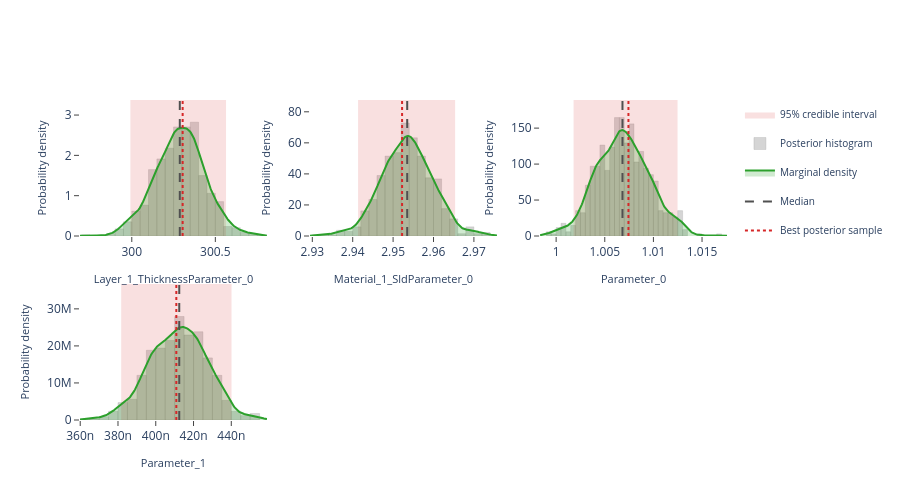

Notebook source saved alongside this figure:
### Markdown cell above
## Interactive posterior plots

The next three cells render the same Plotly figures that are shown on the
Bayesian Posterior tab of the EasyReflectometryApp:

* **Marginals** — per-parameter distribution: histogram + smooth KDE marginal,
  shaded 95% credible interval, and median / best-sample lines
  (`plot_distribution` or `posterior.distribution()`)
* **Corner plot** — pairwise marginals + 2-D contours + scatter (`plot_corner`)
* **Traces** — per-chain trace + marginal histogram (`plot_trace`)

The standalone helpers are called with ``return_figure=True`` so they return a
Plotly ``Figure`` that we render in the notebook with ``fig.show()``; the
``PosteriorResults`` methods return the figure directly.

### Code cell
# ---- Marginal posterior distributions ---------------------------------------
# One panel per free parameter, each overlaying the posterior histogram, a
# smooth Gaussian-KDE marginal, the shaded 95% credible interval, and the
# median / best-sample reference lines.  Mirrors the "Marginals" sub-tab in
# the EasyReflectometryApp.

# The PosteriorResults method passes ``logp`` through automatically so the
# best posterior sample (MAP) line is drawn:
fig = posterior.distribution()
fig.show()

# Standalone equivalent (pass ``logp`` to get the best-sample line):
# fig = plot_distribution(
#     posterior.draws,
#     posterior.param_names,
#     logp=posterior.logp,
#     return_figure=True,
# )
# fig.show()

### Figure 1 — Plotly figure (JSON) as saved in the notebook; plotly's stock layout.template omitted (floating-point values rounded to 4 significant figures; data arrays with more than 128 entries replaced by an {"elided": "..."} marker saying what was removed)
{"data": [{"fill": "toself", "fillcolor": "rgba(214, 39, 40, 0.14)", "hoverinfo": "skip", "legendgroup": "95% credible interval", "line": {"color": "rgba(214, 39, 40, 0.14)", "width": 0}, "mode": "lines", "name": "95% credible interval", "showlegend": true, "type": "scatter", "x": [300.0, 300.6, 300.6, 300.0, 300.0], "xaxis": "x", "y": [0.0, 0.0, 3.373, 3.373, 0.0], "yaxis": "y"}, {"histnorm": "probability density", "hovertemplate": "sample=%{x:.4f}<br>density: %{y:.2f}<extra></extra>", "legendgroup": "histogram", "marker": {"color": "rgba(120, 120, 120, 0.38)", "line": {"color": "rgba(120, 120, 120, 0.24)", "width": 1}}, "name": "Posterior histogram", "nbinsx": 40, "opacity": 0.82, "showlegend": true, "type": "histogram", "x": {"elided": "680 float values"}, "xaxis": "x", "yaxis": "y"}, {"fill": "tozeroy", "fillcolor": "rgba(44, 160, 44, 0.22)", "hovertemplate": "Layer_1_ThicknessParameter_0: %{x:.4f}<br>density: %{y:.4f}<extra></extra>", "legendgroup": "marginal", "line": {"color": "rgb(44, 160, 44)", "width": 2}, "mode": "lines", "name": "Marginal density", "showlegend": true, "type": "scatter", "x": {"elided": "256 float values"}, "xaxis": "x", "y": {"elided": "256 float values"}, "yaxis": "y"}, {"hovertemplate": "Median: %{x:.4f}<extra></extra>", "legendgroup": "Median", "line": {"color": "rgb(80, 80, 80)", "dash": "dash", "width": 2}, "mode": "lines", "name": "Median", "showlegend": true, "type": "scatter", "x": [300.3, 300.3], "xaxis": "x", "y": [0.0, 3.373], "yaxis": "y"}, {"hovertemplate": "Best posterior sample: %{x:.4f}<extra></extra>", "legendgroup": "Best posterior sample", "line": {"color": "rgb(214, 39, 40)", "dash": "dot", "width": 2}, "mode": "lines", "name": "Best posterior sample", "showlegend": true, "type": "scatter", "x": [300.3, 300.3], "xaxis": "x", "y": [0.0, 3.373], "yaxis": "y"}, {"fill": "toself", "fillcolor": "rgba(214, 39, 40, 0.14)", "hoverinfo": "skip", "legendgroup": "95% credible interval", "line": {"color": "rgba(214, 39, 40, 0.14)", "width": 0}, "mode": "lines", "name": "95% credible interval", "showlegend": false, "type": "scatter", "x": [2.941, 2.965, 2.965, 2.941, 2.941], "xaxis": "x2", "y": [0.0, 0.0, 87.6, 87.6, 0.0], "yaxis": "y2"}, {"histnorm": "probability density", "hovertemplate": "sample=%{x:.4f}<br>density: %{y:.2f}<extra></extra>", "legendgroup": "histogram", "marker": {"color": "rgba(120, 120, 120, 0.38)", "line": {"color": "rgba(120, 120, 120, 0.24)", "width": 1}}, "name": "Posterior histogram", "nbinsx": 40, "opacity": 0.82, "showlegend": false, "type": "histogram", "x": {"elided": "680 float values"}, "xaxis": "x2", "yaxis": "y2"}, {"fill": "tozeroy", "fillcolor": "rgba(44, 160, 44, 0.22)", "hovertemplate": "Material_1_SldParameter_0: %{x:.4f}<br>density: %{y:.4f}<extra></extra>", "legendgroup": "marginal", "line": {"color": "rgb(44, 160, 44)", "width": 2}, "mode": "lines", "name": "Marginal density", "showlegend": false, "type": "scatter", "x": {"elided": "256 float values"}, "xaxis": "x2", "y": {"elided": "256 float values"}, "yaxis": "y2"}, {"hovertemplate": "Median: %{x:.4f}<extra></extra>", "legendgroup": "Median", "line": {"color": "rgb(80, 80, 80)", "dash": "dash", "width": 2}, "mode": "lines", "name": "Median", "showlegend": false, "type": "scatter", "x": [2.953, 2.953], "xaxis": "x2", "y": [0.0, 87.6], "yaxis": "y2"}, {"hovertemplate": "Best posterior sample: %{x:.4f}<extra></extra>", "legendgroup": "Best posterior sample", "line": {"color": "rgb(214, 39, 40)", "dash": "dot", "width": 2}, "mode": "lines", "name": "Best posterior sample", "showlegend": false, "type": "scatter", "x": [2.952, 2.952], "xaxis": "x2", "y": [0.0, 87.6], "yaxis": "y2"}, {"fill": "toself", "fillcolor": "rgba(214, 39, 40, 0.14)", "hoverinfo": "skip", "legendgroup": "95% credible interval", "line": {"color": "rgba(214, 39, 40, 0.14)", "width": 0}, "mode": "lines", "name": "95% credible interval", "showlegend": false, "type": "scatter", "x": [1.002, 1.012, 1.012, 1.002, 1.002], "xaxis": "x3", "y": [0.0, 0.0, 189.1, 189.1, 0.0], "yaxis": "y3"}, {"histnorm": "probability density", "hovertemplate": "sample=%{x:.4f}<br>density: %{y:.2f}<extra></extra>", "legendgroup": "histogram", "marker": {"color": "rgba(120, 120, 120, 0.38)", "line": {"color": "rgba(120, 120, 120, 0.24)", "width": 1}}, "name": "Posterior histogram", "nbinsx": 40, "opacity": 0.82, "showlegend": false, "type": "histogram", "x": {"elided": "680 float values"}, "xaxis": "x3", "yaxis": "y3"}, {"fill": "tozeroy", "fillcolor": "rgba(44, 160, 44, 0.22)", "hovertemplate": "Parameter_0: %{x:.4f}<br>density: %{y:.4f}<extra></extra>", "legendgroup": "marginal", "line": {"color": "rgb(44, 160, 44)", "width": 2}, "mode": "lines", "name": "Marginal density", "showlegend": false, "type": "scatter", "x": {"elided": "256 float values"}, "xaxis": "x3", "y": {"elided": "256 float values"}, "yaxis": "y3"}, {"hovertemplate": "Median: %{x:.4f}<extra></extra>", "legendgroup": "Median", "line": {"color": "rgb(80, 80, 80)", "dash": "dash", "width": 2}, "mode": "lines", "name": "Median", "showlegend": false, "type": "scatter", "x": [1.007, 1.007], "xaxis": "x3", "y": [0.0, 189.1], "yaxis": "y3"}, {"hovertemplate": "Best posterior sample: %{x:.4f}<extra></extra>", "legendgroup": "Best posterior sample", "line": {"color": "rgb(214, 39, 40)", "dash": "dot", "width": 2}, "mode": "lines", "name": "Best posterior sample", "showlegend": false, "type": "scatter", "x": [1.007, 1.007], "xaxis": "x3", "y": [0.0, 189.1], "yaxis": "y3"}, {"fill": "toself", "fillcolor": "rgba(214, 39, 40, 0.14)", "hoverinfo": "skip", "legendgroup": "95% credible interval", "line": {"color": "rgba(214, 39, 40, 0.14)", "width": 0}, "mode": "lines", "name": "95% credible interval", "showlegend": false, "type": "scatter", "x": [3.817e-07, 4.401e-07, 4.401e-07, 3.817e-07, 3.817e-07], "xaxis": "x4", "y": [0.0, 0.0, 36710000.0, 36710000.0, 0.0], "yaxis": "y4"}, {"histnorm": "probability density", "hovertemplate": "sample=%{x:.4f}<br>density: %{y:.2f}<extra></extra>", "legendgroup": "histogram", "marker": {"color": "rgba(120, 120, 120, 0.38)", "line": {"color": "rgba(120, 120, 120, 0.24)", "width": 1}}, "name": "Posterior histogram", "nbinsx": 40, "opacity": 0.82, "showlegend": false, "type": "histogram", "x": {"elided": "680 float values"}, "xaxis": "x4", "yaxis": "y4"}, {"fill": "tozeroy", "fillcolor": "rgba(44, 160, 44, 0.22)", "hovertemplate": "Parameter_1: %{x:.4f}<br>density: %{y:.4f}<extra></extra>", "legendgroup": "marginal", "line": {"color": "rgb(44, 160, 44)", "width": 2}, "mode": "lines", "name": "Marginal density", "showlegend": false, "type": "scatter", "x": {"elided": "256 float values"}, "xaxis": "x4", "y": {"elided": "256 float values"}, "yaxis": "y4"}, {"hovertemplate": "Median: %{x:.4f}<extra></extra>", "legendgroup": "Median", "line": {"color": "rgb(80, 80, 80)", "dash": "dash", "width": 2}, "mode": "lines", "name": "Median", "showlegend": false, "type": "scatter", "x": [4.124e-07, 4.124e-07], "xaxis": "x4", "y": [0.0, 36710000.0], "yaxis": "y4"}, {"hovertemplate": "Best posterior sample: %{x:.4f}<extra></extra>", "legendgroup": "Best posterior sample", "line": {"color": "rgb(214, 39, 40)", "dash": "dot", "width": 2}, "mode": "lines", "name": "Best posterior sample", "showlegend": false, "type": "scatter", "x": [4.109e-07, 4.109e-07], "xaxis": "x4", "y": [0.0, 36710000.0], "yaxis": "y4"}], "layout": {"barmode": "overlay", "height": 500, "legend": {"font": {"size": 10}}, "plot_bgcolor": "white", "showlegend": true, "xaxis": {"anchor": "y", "domain": [0.0, 0.2889], "range": [299.7, 300.8], "showgrid": false, "ticks": "outside", "title": {"font": {"size": 11}, "text": "Layer_1_ThicknessParameter_0"}, "zeroline": false}, "xaxis2": {"anchor": "y2", "domain": [0.3556, 0.6444], "range": [2.929, 2.976], "showgrid": false, "ticks": "outside", "title": {"font": {"size": 11}, "text": "Material_1_SldParameter_0"}, "zeroline": false}, "xaxis3": {"anchor": "y3", "domain": [0.7111, 1.0], "range": [0.9983, 1.018], "showgrid": false, "ticks": "outside", "title": {"font": {"size": 11}, "text": "Parameter_0"}, "zeroline": false}, "xaxis4": {"anchor": "y4", "domain": [0.0, 0.2889], "range": [3.599e-07, 4.589e-07], "showgrid": false, "ticks": "outside", "title": {"font": {"size": 11}, "text": "Parameter_1"}, "zeroline": false}, "xaxis5": {"anchor": "y5", "domain": [0.3556, 0.6444], "showgrid": false, "ticks": "outside", "zeroline": false}, "xaxis6": {"anchor": "y6", "domain": [0.7111, 1.0], "showgrid": false, "ticks": "outside", "zeroline": false}, "yaxis": {"anchor": "x", "domain": [0.575, 1.0], "range": [0.0, 3.373], "showgrid": false, "ticks": "outside", "title": {"font": {"size": 11}, "text": "Probability density"}, "zeroline": false}, "yaxis2": {"anchor": "x2", "domain": [0.575, 1.0], "range": [0.0, 87.6], "showgrid": false, "ticks": "outside", "title": {"font": {"size": 11}, "text": "Probability density"}, "zeroline": false}, "yaxis3": {"anchor": "x3", "domain": [0.575, 1.0], "range": [0.0, 189.1], "showgrid": false, "ticks": "outside", "title": {"font": {"size": 11}, "text": "Probability density"}, "zeroline": false}, "yaxis4": {"anchor": "x4", "domain": [0.0, 0.425], "range": [0.0, 36710000.0], "showgrid": false, "ticks": "outside", "title": {"font": {"size": 11}, "text": "Probability density"}, "zeroline": false}, "yaxis5": {"anchor": "x5", "domain": [0.0, 0.425], "showgrid": false, "ticks": "outside", "zeroline": false}, "yaxis6": {"anchor": "x6", "domain": [0.0, 0.425], "showgrid": false, "ticks": "outside", "zeroline": false}}}
